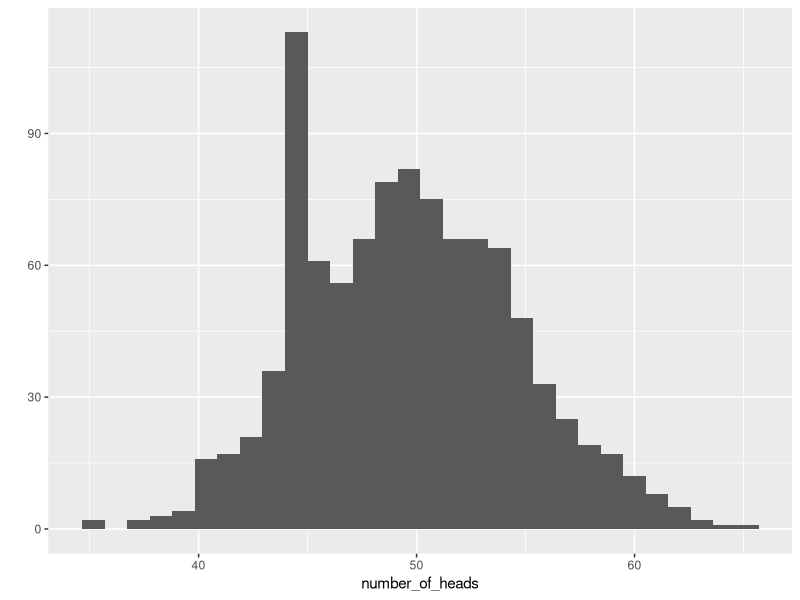
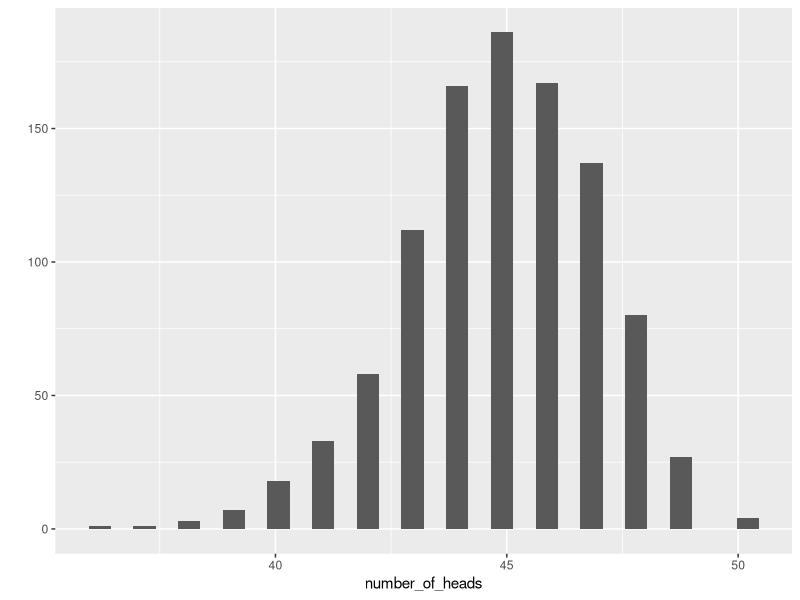

Write R code to recreate these figures, in order.
## ---- chunk 1

chooseCRANmirror(ind=90) #set the CRAN repository for the session

rmarkdownTable <- function(df){
  cat(paste(names(df), collapse = "|"))
  cat("\n")
  cat(paste(rep("-", ncol(df)), collapse = "|"))
  cat("\n")

  for(i in 1:nrow(df)){
    cat(paste(df[i,], collapse = "|"))
    cat("\n")
    }
invisible(NULL)
}

id <- c(1,2,3,4,5,6,7)
y1 <- c(20,25,30,20,25,60,35)
y0 <- c(10,5,0,20,10,55,25)

potentialoutcomes <- data.frame(id,y1,y0)
colnames(potentialoutcomes) <- c("Household id #","Y(1)","Y(0)")
rmarkdownTable(potentialoutcomes)
## ---- chunk 2

# Set the seed
set.seed(8675309)

# Generate 1 random standard Uniform variable
runif(1, min = 0, max = 1) 
## ---- chunk 3
p <- 0.5                                            # probability of heads
coin_flip <- rbinom(n = 1, size = 1, prob = p)      # generate coin_flip
coin_flip                                           # display coin_flip
## ---- chunk 4
p <- 0.8
coin_flip <- rbinom(n=1,size=1, prob = p)
coin_flip

## ---- chunk 5
N <- 15                                                # Number of units
p <- 0.5                                               # Probability of heads

many_coin_flips <- rbinom(n = N, size = 1, prob = p)   # Flip many coins

many_coin_flips                                        # Display raw output to check that it worked
## ---- chunk 6
N <- 100
p <- 0.5
new_flips <- rbinom(n=N, size=1, prob = p)
new_flips
## ---- chunk 7
new_flips[5]
## ---- chunk 8
new_flips[7:9]
## ---- chunk 9
n <- length(new_flips)
new_flips[n]
tail(new_flips,1)
## ---- chunk 10
new_flips2 <- 2*new_flips
new_flips2
## ---- chunk 11
head_number <- sum(new_flips==1)
head_number
Observe_P <- mean(new_flips)
Observe_P
SD <- sd(new_flips)
SD
## ---- chunk 12
N <- 100        # Assumed sample size
p <- 0.5        # Probability of heads
n_sims <- 1000  # Generate 1000 simulations

number_of_heads <- rep(NA, n_sims)      # Create an empty vector to store the number of heads

for(i in 1:n_sims){   # This is called a "for" loop does the activities withinthe 
                      # brackets (i.e. "{" and "}") n_sims times
  
  # Flip N coins with probability p
  many_coin_flips <- rbinom(n = N, size = 1, prob = p)
  
  # Store the number of heads
  number_of_heads[i] <- sum(many_coin_flips)
  
} # End 'for' loop

## ---- chunk 13
install.packages("tibble")
install.packages("ggplot2")
library(ggplot2)            ## Load the ggplot2 library

qplot(number_of_heads)      ## Plot "number_of_heads"
## ---- chunk 14
mean(number_of_heads)
median(number_of_heads)
sd(number_of_heads)
max(number_of_heads)
min(number_of_heads)
## ---- chunk 15
mean(number_of_heads < 40)
## ---- chunk 16
install.packages("data.table")
library(data.table)         ## loading data.table package 

number_of_heads_dt<- data.table(number_of_heads)      ## Creating a data.table version of # of heads
number_of_heads_dt[,less_than_40:=number_of_heads<40] ## Creating an indicator for whether the number of 
                                                      ## heads was less than 40
number_of_heads_dt[less_than_40==0,excess_of_40:=number_of_heads-40] ## Creating variable for number of heads in excess of 40

saveRDS(number_of_heads_dt, "number_of_heads_dt.RDS") # saving the resulting file.

## ---- chunk 17
N <- 50
p <- 0.9
n_sims <- 1000
number_of_heads <- rep(NA, n_sims)
for (i in 1:n_sims){
many_coin_flips <- rbinom(n=N, size = 1,prob = p)
number_of_heads[i] <- sum(many_coin_flips)
}
mean(number_of_heads)
sd(number_of_heads)
max(number_of_heads)
min(number_of_heads)
mean(number_of_heads < 20)
mean(number_of_heads > 45)
library(ggplot2)
qplot(number_of_heads)
## ---- chunk 18
install.packages("data.table")
library(data.table)  
number_of_heads_dt<- data.table(number_of_heads) 
number_of_heads_dt[,less_than_20:=number_of_heads<20]
saveRDS(number_of_heads_dt, "number_of_heads_dt.RDS")

